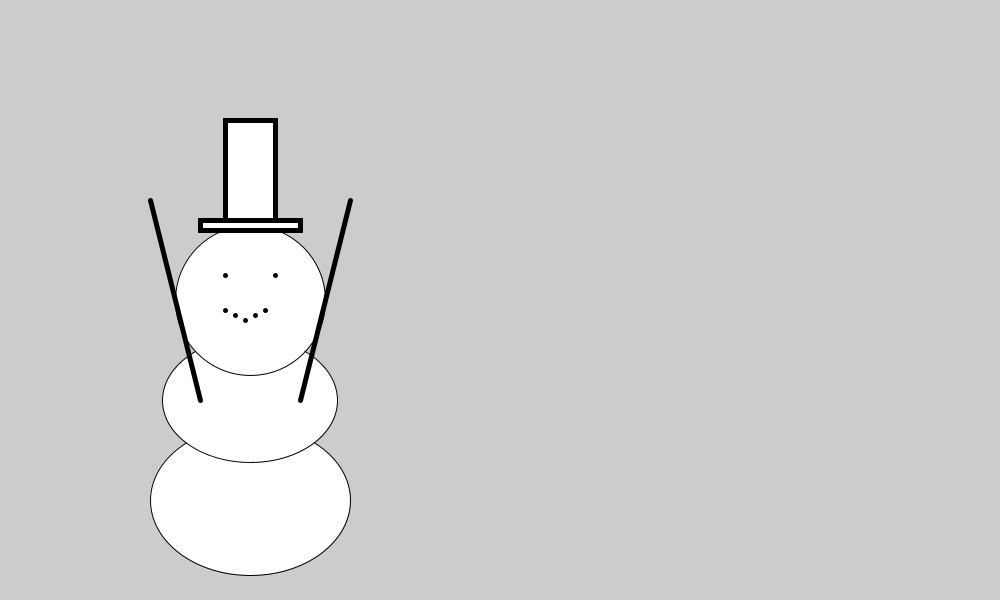
Frame 1 (no input)
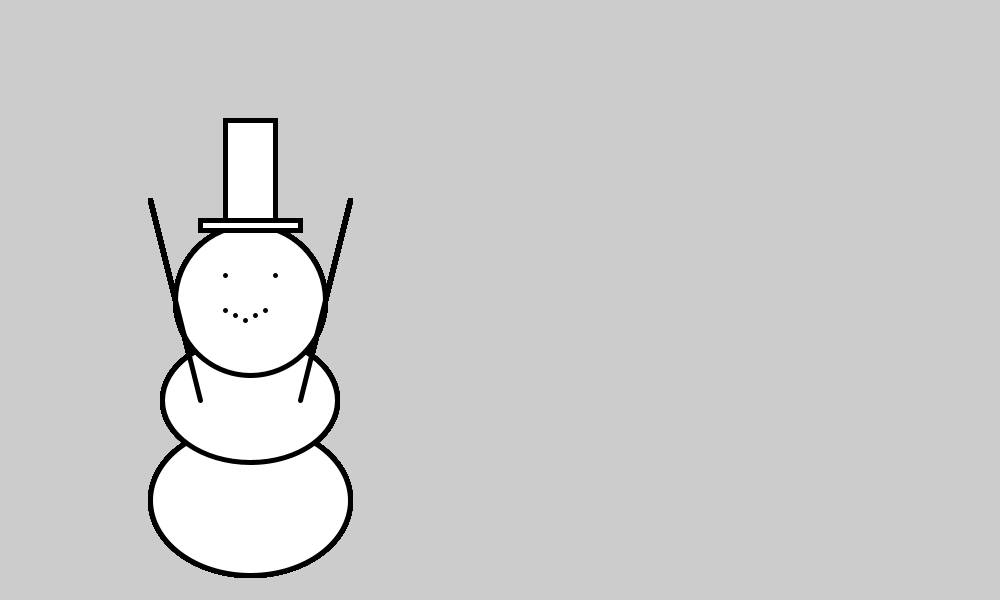
Frame 60 (the mouse pressed at the canvas centre just before this capture)
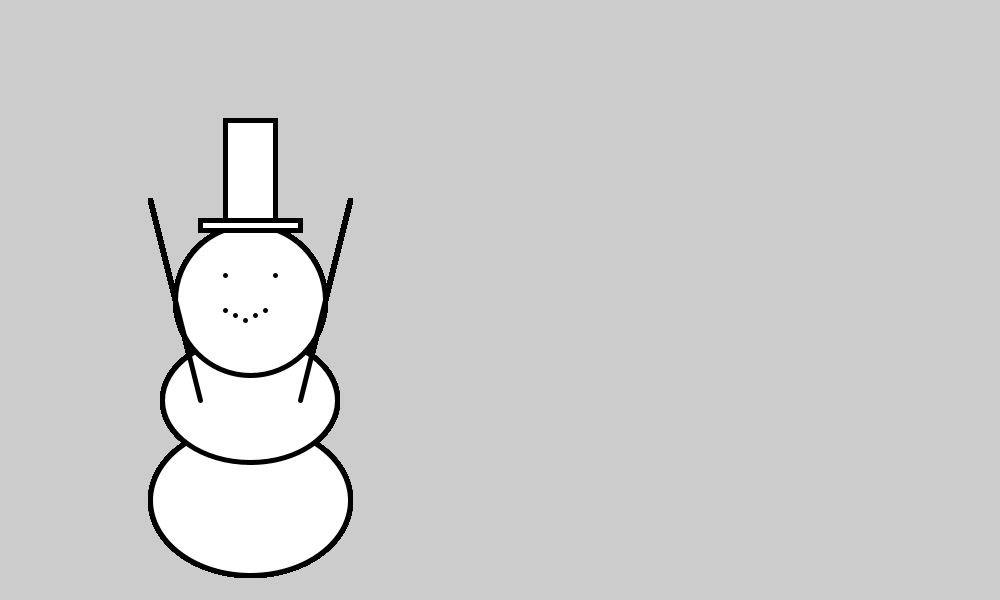
Frame 120 (the mouse held since frame 60 and released just before this capture)

The Processing sketch that drew these frames (run headless with seeded random() and noise(); from frame 60 on, the mouse is pressed at the canvas centre):

// Processing sketch: ChristmasLesson
// ── ChristmasLesson.pde
int pos = 150;

void setup () {
  size (1000, 600);
}

void draw () {
  ellipse (pos+100, 500, 200, 150);
  ellipse (pos+100, 400, 175, 125);
  ellipse (pos+100, 300, 150, 150);
  strokeWeight(5);
  point(pos+125, 275);
  point(pos+75, 275);
  point(pos+75, 310);
  point(pos+85, 315);
  point(pos+95, 320);
  point(pos+105, 315);
  point(pos+115, 310);
  rect(pos+50, 220, 100, 10);
  rect(pos+75, 120, 50, 100);
  line(pos+150, 400, 350, 200);
  line(200, 400, 150, 200);
  
}
